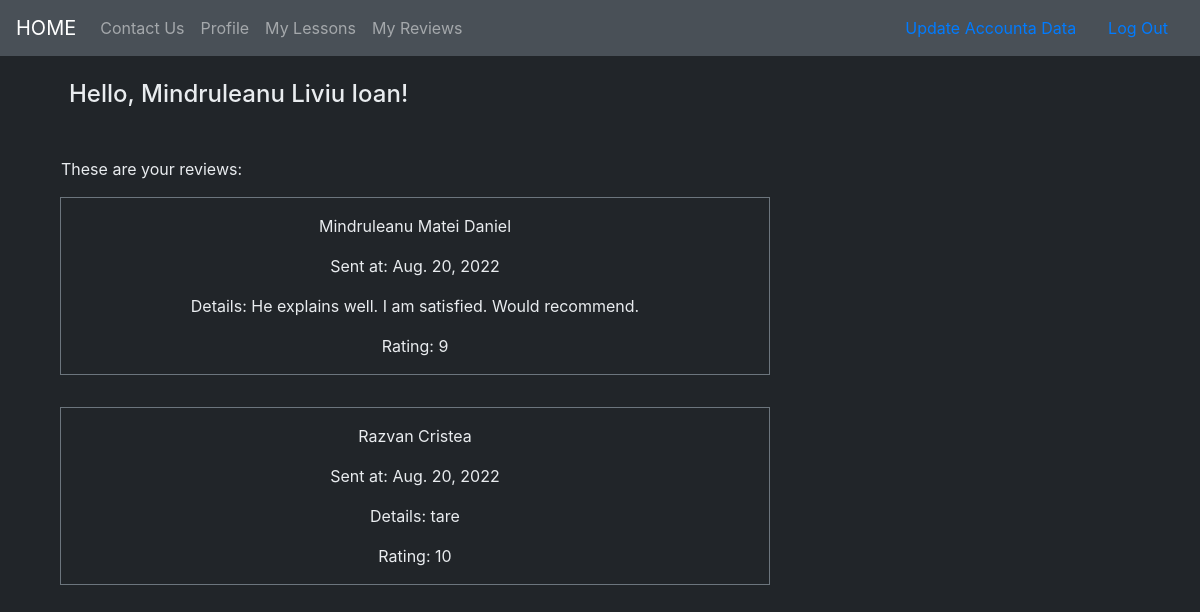
Page /reviews/pr/9/ (signed in) on the committed database.
### accounts/models.py (models this page shows, shortened)
class User(AbstractUser):
    phone_number = models.CharField(max_length=10,blank=False, validators=[phone_number_validator], unique=True)
    email = models.EmailField(unique=True)
    is_student = models.BooleanField(default=False)
    is_teacher = models.BooleanField(default=False)

### reviews/models.py (models this page shows, shortened)
class Review(models.Model):
    user = models.ForeignKey(User, on_delete=models.CASCADE)
    teacher = models.ForeignKey(Teacher, on_delete=models.CASCADE, null=True)
    sent_date = models.DateField(auto_now_add=True)
    description = models.TextField()
    rating = models.PositiveIntegerField(validators = [rating_validator])
    class Meta:
        ordering = ["-sent_date"]
        unique_together = ['user', 'teacher']

### reviews/views.py (the view)
# urls.py: path('pr/<int:pk>/', views.TeacherReviews.as_view(), name='teacher_reviews'),
@method_decorator([login_required], name='dispatch')
class TeacherReviews(generic.ListView):
    model = Review
    template_name = 'reviews/teacher_reviews_list.html'
    paginate_by = 5
    def get_queryset(self):
        queryset = super(TeacherReviews, self).get_queryset()
        queryset = queryset.filter(teacher=Teacher.objects.get(pk=self.kwargs.get('pk')))
        return queryset
    def get_context_data(self,**kwargs):
        context = super().get_context_data(**kwargs)
        context['teacher'] = Teacher.objects.get(pk=self.kwargs.get('pk'))
        return context

### reviews/templates/reviews/teacher_reviews_list.html (shortened to what this page needs)
{% extends "base.html" %}
{% load bootstrap_icons %}
{% block extra_css %}
    {% load static %}
    <link rel="stylesheet" type="text/css" href="{% static 'invicta/css/lessons_and_reviews.css' %}" >
{% endblock %}
{% block content %}
    <h4 class="list-title">Hello, {{user.first_name}} {{user.last_name}}!</h4>
    <p class="list-paragraph">These are your reviews:</p>
    <div class="col-md-8">
        {% for review in object_list  %}
            {% include "reviews/_teacher_review.html" %}
        {% endfor %}
    </div>
{% endblock %}

### reviews/templates/reviews/_teacher_review.html (shortened to what this page needs)
{% load bootstrap_icons %}
<div class="review_list_div">
    <p>
        {{ review.user.first_name }} {{ review.user.last_name }}</p>
    <p>
        Sent at: {{ review.sent_date }}
    </p>
    <p>
        Details: {{ review.description }}
    </p>
    <p>
        Rating: {{ review.rating }}
    </p>
</div>

### static/invicta/css/master.css (style rules this page uses)
.review_list_div { border : 1px solid black; margin-bottom: 2em; text-align: center; }
body { background-color: #212529; color: #E9ECEF; }

### static/invicta/css/lessons_and_reviews.css (style rules this page uses)
.list-title { margin: 1em 1em 2em 1em; }
.list-paragraph { font-size: 1em; margin-left: 1em; }
.review_list_div { border : 1px solid #6C757D; margin-bottom: 2em; text-align: center; padding-top: 1em; }

### rows in the picture
User: first_name "Mindruleanu", last_name "Liviu Ioan"
Review: user.first_name "Mindruleanu", user.last_name "Matei Daniel", sent_date "Aug. 20, 2022", description "He explains well. I am satisfied. Would recommend.", rating "9"
Review: user.first_name "Razvan", user.last_name "Cristea", sent_date "Aug. 20, 2022", description "tare", rating "10"
